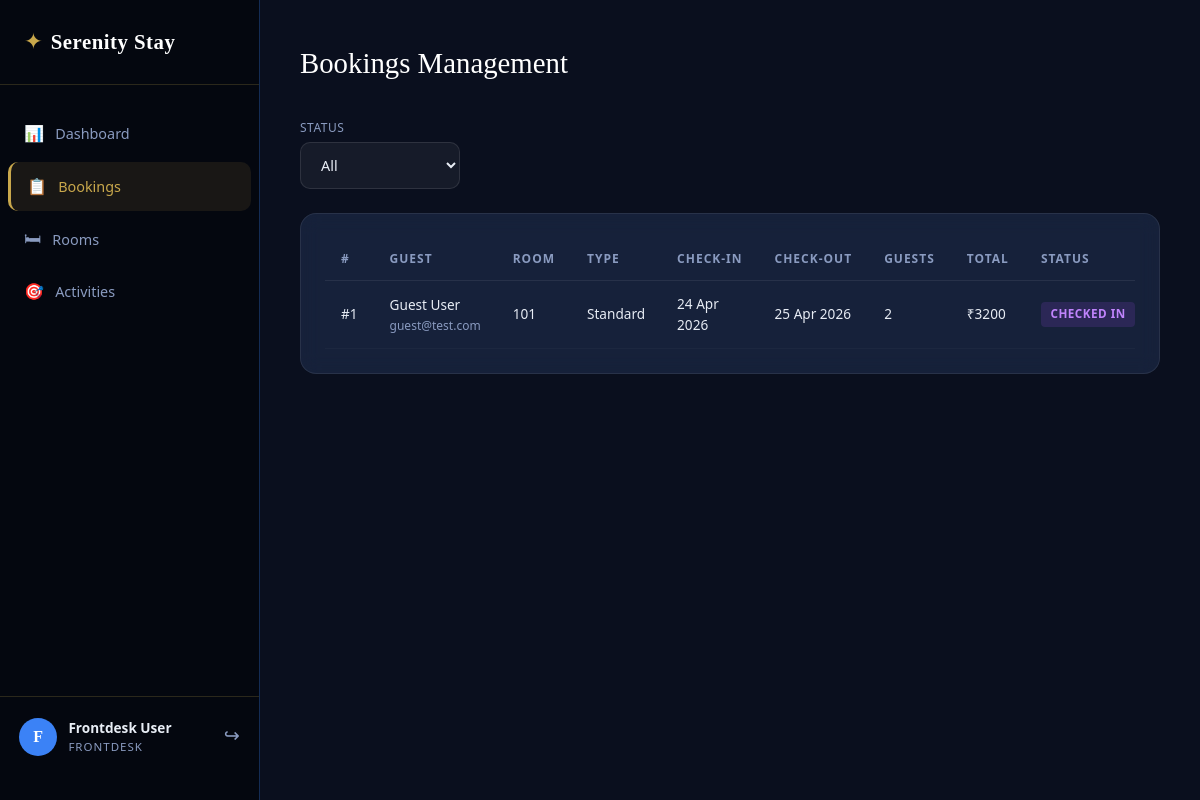
The app's page /staff/bookings (signed in) with its own data.
### models.py (models this page shows, shortened)
class User(UserMixin, db.Model):
    __tablename__ = "users"
    id = db.Column(db.Integer, primary_key=True)
    name = db.Column(db.String(120), nullable=False)
    email = db.Column(db.String(120), unique=True, nullable=False)
    phone = db.Column(db.String(20))
    password_hash = db.Column(db.String(256), nullable=False)
    created_at = db.Column(db.DateTime, default=datetime.utcnow)
    role = db.Column(db.String(20), default="guest")
    bookings = db.relationship("Booking", backref="guest", lazy=True)
    food_orders = db.relationship("FoodOrder", backref="guest", lazy=True)
    service_requests = db.relationship(
        "ServiceRequest",
        foreign_keys="ServiceRequest.user_id",
        backref="guest",
        lazy=True,
    )
    assigned_requests = db.relationship(
        "ServiceRequest",
        foreign_keys="ServiceRequest.assigned_to",
        backref="assigned_staff",
        lazy=True,
    )
    activity_bookings = db.relationship(
        "ActivityBooking",
        foreign_keys="ActivityBooking.user_id",
        backref="guest",
        lazy=True,
    )
    assigned_activities = db.relationship(
        "ActivityBooking",
        foreign_keys="ActivityBooking.assigned_to",
        backref="assigned_staff",
        lazy=True,
    )

class Booking(db.Model):
    __tablename__ = "bookings"
    id = db.Column(db.Integer, primary_key=True)
    user_id = db.Column(db.Integer, db.ForeignKey("users.id"), nullable=False)
    room_id = db.Column(db.Integer, db.ForeignKey("rooms.id"), nullable=False)
    check_in = db.Column(db.Date, nullable=False)
    check_out = db.Column(db.Date, nullable=False)
    guests = db.Column(db.Integer, default=1)
    status = db.Column(db.String(20), default="pending")
    special_requests = db.Column(db.Text)
    total_amount = db.Column(db.Float, default=0.0)
    created_at = db.Column(db.DateTime, default=datetime.utcnow)

class Room(db.Model):
    __tablename__ = "rooms"
    id = db.Column(db.Integer, primary_key=True)
    room_number = db.Column(db.String(10), unique=True, nullable=False)
    room_type = db.Column(db.String(50), nullable=False)
    floor = db.Column(db.Integer, default=1)
    capacity = db.Column(db.Integer, default=2)
    price_per_night = db.Column(db.Float, nullable=False)
    status = db.Column(db.String(20), default="available")
    image_path = db.Column(db.String(255), default="images/room1.jpg")
    description = db.Column(db.Text)
    amenities = db.Column(db.Text)
    bookings = db.relationship("Booking", backref="room", lazy=True)

### routes/staff.py (the view)
@staff_bp.route("/bookings")
@login_required
@role_required("admin", "frontdesk")
def bookings():
    status_filter = request.args.get("status", "")
    q = Booking.query
    if status_filter:
        q = q.filter_by(status=status_filter)
    bookings = q.order_by(Booking.created_at.desc()).all()
    return render_template("pages/staff/bookings.html", bookings=bookings, status_filter=status_filter, role=current_user.role)

### app.py (called while the page is built)
@login_manager.user_loader
def load_user(user_id):
    if not user_id or not str(user_id).isdigit():
        return None
    return User.query.get(int(user_id))

### routes/staff.py (called while the page is built)
def role_required(*roles):
    from functools import wraps
    def decorator(f):
        @wraps(f)
        def decorated(*args, **kwargs):
            if not current_user.is_authenticated or current_user.role not in STAFF_ROLES:
                flash("Access denied.", "error")
                return redirect(url_for("auth.login"))
            if current_user.role not in roles:
                flash("You do not have permission for this area.", "error")
                return redirect(url_for("staff.dashboard"))
            return f(*args, **kwargs)
        return decorated
    return decorator

### templates/pages/staff/bookings.html (shortened to what this page needs)
{% extends "base/layout.html" %}
{% block body %}
<div class="dash-layout">
  {% set active_page = 'bookings' %}
  {% include "components/staff_sidebar.html" %}
  <main class="dash-main">
    <div class="dash-header">
      <div>
        <h1 class="dash-title">Bookings Management</h1>
      </div>
    </div>
    <div class="filter-bar">
      <form method="GET" class="filter-form">
        <div class="filter-item">
          <label>Status</label>
          <select name="status" class="form-input" onchange="this.form.submit()">
            <option value="">All</option>
          </select>
        </div>
      </form>
    </div>
    <div class="dash-card">
      <div class="table-wrap">
        <table class="data-table">
          <thead>
            <tr>
              <th>#</th>
              <th>Guest</th>
              <th>Room</th>
              <th>Type</th>
              <th>Check-in</th>
              <th>Check-out</th>
              <th>Guests</th>
              <th>Total</th>
              <th>Status</th>
            </tr>
          </thead>
          <tbody>
            {% for b in bookings %}
            <tr>
              <td>#{{ b.id }}</td>
              <td>{{ b.guest.name }}<br /><small>{{ b.guest.email }}</small></td>
              <td>{{ b.room.room_number }}</td>
              <td>{{ b.room.room_type.title() }}</td>
              <td>{{ b.check_in.strftime('%d %b %Y') }}</td>
              <td>{{ b.check_out.strftime('%d %b %Y') }}</td>
              <td>{{ b.guests }}</td>
              <td>₹{{ "%.0f"|format(b.total_amount) }}</td>
              <td><span class="badge badge-{{ b.status }}">{{ b.status.replace('_', ' ').title() }}</span></td>
            </tr>
            {% else %}
            <tr><td colspan="10" class="empty-row">No bookings found.</td></tr>
            {% endfor %}
          </tbody>
        </table>
      </div>
    </div>
  </main>
</div>
{% endblock %}

### templates/components/staff_sidebar.html (shortened to what this page needs)
<aside class="sidebar sidebar-staff">
  <div class="sidebar-brand">
    <a href="{{ url_for('main.index') }}">
      <span class="brand-icon">✦</span>
      <span class="brand-name">Serenity Stay</span>
    </a>
  </div>
  <nav class="sidebar-nav">
    <a href="{{ url_for('staff.dashboard') }}"
       class="snav-item {% if active_page == 'dashboard' %}active{% endif %}">
      <span class="sn-icon">📊</span> Dashboard
    </a>
    {% if current_user.role in ('admin', 'frontdesk') %}
    <a href="{{ url_for('staff.bookings') }}"
       class="snav-item {% if active_page == 'bookings' %}active{% endif %}">
      <span class="sn-icon">📋</span> Bookings
    </a>
    <a href="{{ url_for('staff.rooms') }}"
       class="snav-item {% if active_page == 'rooms' %}active{% endif %}">
      <span class="sn-icon">🛏</span> Rooms
    </a>
    <a href="{{ url_for('staff.activities') }}"
       class="snav-item {% if active_page == 'activities' %}active{% endif %}">
      <span class="sn-icon">🎯</span> Activities
    </a>
    {% endif %}
  </nav>
  <div class="sidebar-user">
    <div class="user-avatar staff-avatar">{{ current_user.name[0].upper() }}</div>
    <div class="user-info">
      <span class="user-name">{{ current_user.name }}</span>
      <span class="user-role">{{ current_user.role.replace('_', ' ').title() }}</span>
    </div>
    <a href="{{ url_for('auth.logout') }}" class="logout-btn" title="Logout">↪</a>
  </div>
</aside>

### records on screen
User: name "F", name "Frontdesk User", role.replace "FRONTDESK"
Booking: id "1", guest.name "Guest User", guest.email "guest@test.com", room.room_number "101", room.room_type "Standard", check_in "24 Apr 2026", check_out "25 Apr 2026", guests "2", total_amount "3200", status.replace "CHECKED IN"
